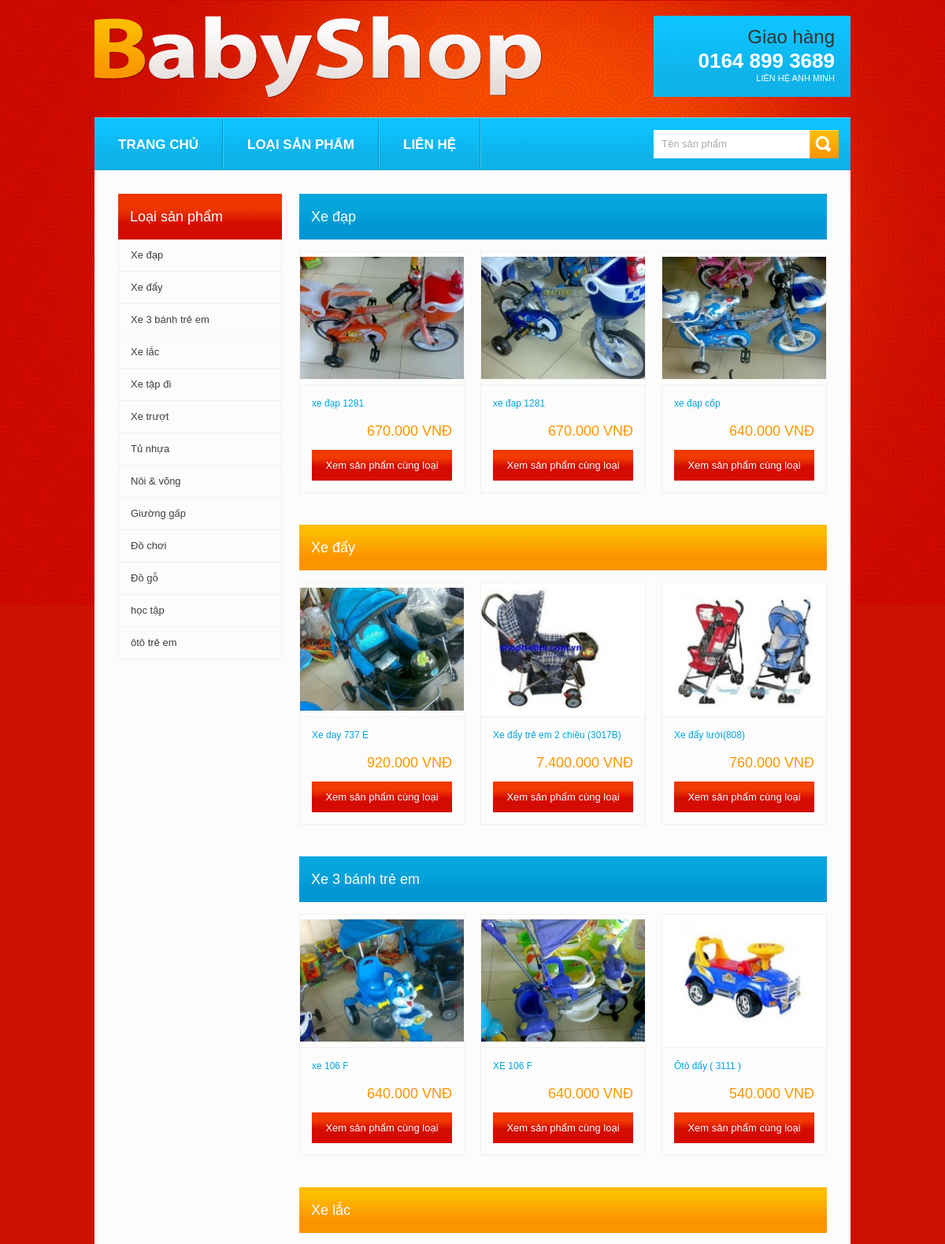
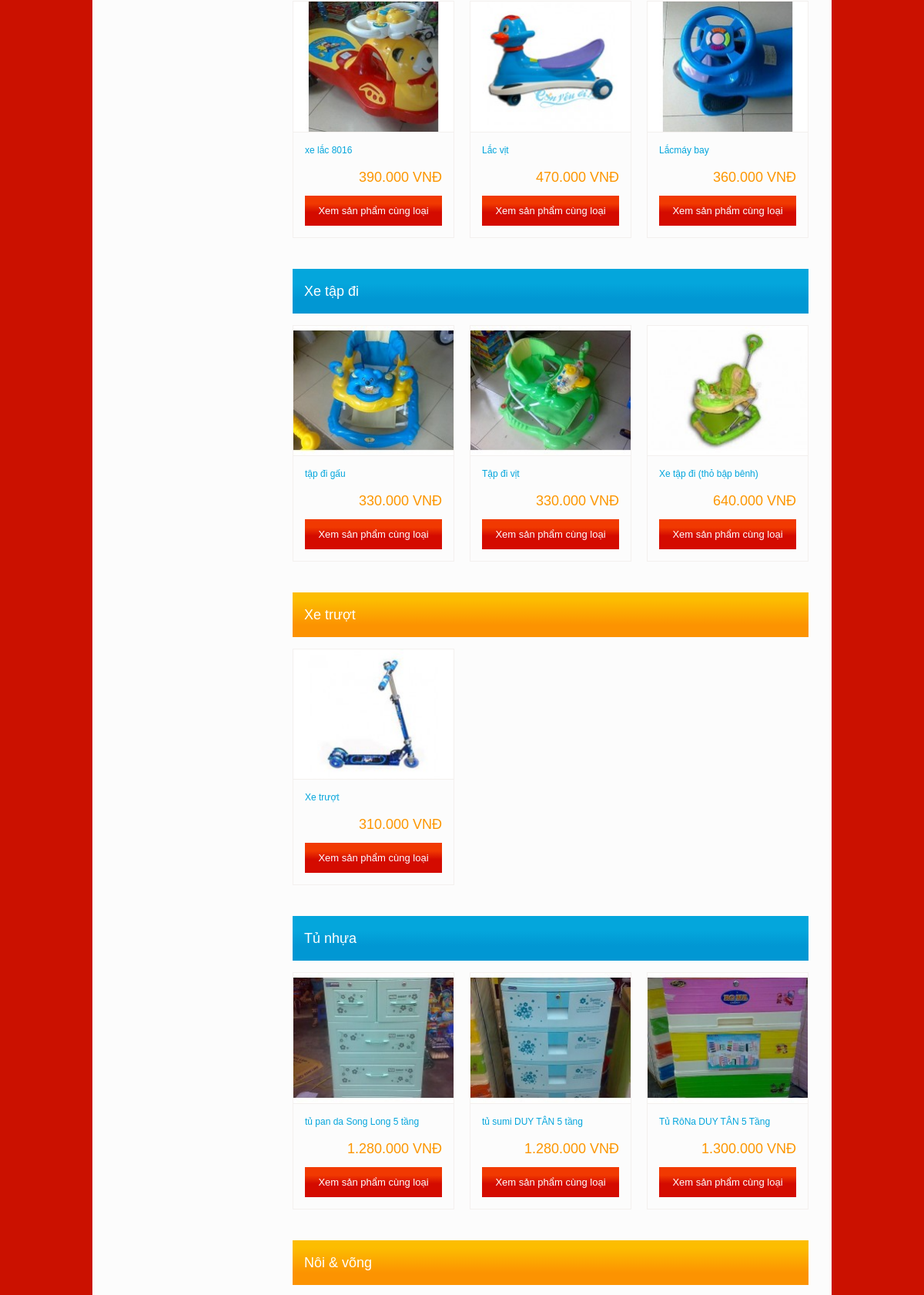
The app's page /category.php (upper part) with its own data (2 pictures, top to bottom).
### tables this page shows
CREATE TABLE IF NOT EXISTS `info` (
  `id` int(11) NOT NULL AUTO_INCREMENT,
  `name` varchar(50) NOT NULL,
  `address` varchar(250) NOT NULL,
  `phone` varchar(20) NOT NULL,
  `email` varchar(250) NOT NULL,
  `website` varchar(250) NOT NULL,
  PRIMARY KEY (`id`)
);

CREATE TABLE IF NOT EXISTS `categories` (
  `id` int(11) NOT NULL AUTO_INCREMENT,
  `name` varchar(250) NOT NULL,
  PRIMARY KEY (`id`)
);

CREATE TABLE IF NOT EXISTS `products` (
  `id` int(11) NOT NULL AUTO_INCREMENT,
  `name` varchar(250) NOT NULL,
  `cate_id` int(11) NOT NULL,
  `price` int(11) NOT NULL,
  `photo` varchar(250) NOT NULL,
  PRIMARY KEY (`id`)
);

### includes/my_db.php (called while the page is built, shortened)
<?php
class My_Db {
	private $_mysqli_con;
	private static $_current = NULL;
	public function __construct($host, $username, $password, $db_name, $charset = 'utf8') {
		$this->_host = $host;
		$this->_username = $username;
		$this->_password = $password;
		$this->_mysqli_con = @mysqli_connect($this->_host, $this->_username, $this->_password);
		$this->_mysqli_con->set_charset($charset);
		self::$_current = $this;
	}
	public static function current() {
		return self::$_current;
	}
	public function select($sql, $bind_param = null, $select_mode = My_Db::SELECT_ALL) {
		$stmt = $this->_mysqli_con->prepare($sql);
		$stmt->execute();
		$result = $stmt->result_metadata();
		$fields = array();
		while ($field = $result->fetch_field()) {
			$fields[] = $field->name;
		}
		$bind_result = array();
		foreach ($fields as $field) {
			$bind_result[] = & $return_row[$field];
		}
		call_user_func_array(array($stmt, 'bind_result'), $bind_result);
		$stmt->store_result();
		$return_rows = array();
		switch (intval($stmt->num_rows)) {
			default:
				while ($stmt->fetch()) {
					$row_tmp = array();
					foreach ($return_row as $key => $item) {
						$row_tmp[$key] = $item;
					}
					switch ($select_mode) {
						default:
							$return_rows[] = $row_tmp;
							break;
					}
				}
				break;
		}
		return $return_rows;
	}
}

### includes/info.php (called while the page is built, shortened)
<?php
class Info {
	public static function getInfo() {
		$result = My_Db::current()->select('select * from info');
		return $result[0];
	}
}

### includes/category.php (called while the page is built, shortened)
<?php
class Category {
	public static function getCategories() {
		$result = My_Db::current()->select('select * from categories');
		return $result;
	}
}

### includes/product.php (called while the page is built, shortened)
<?php
class Product {
	public static function getNewestProductsByCate($cate_id) {
		$result = My_Db::current()->select("select * from products where cate_id = '$cate_id' order by id desc limit 3");
		return $result;
	}
}

### category.php (the view, shortened to what this page needs)
<?php
include_once('header.php');
?>
<div id="content" class="clearfix">
	<?php include_once('left_menu.php'); ?>
	<div class="right-content">
	<? if (isset($_GET['id'])) {
		$id = $_GET['id'];
		$category = Category::getCategory($id);
		$page = isset($_GET['page']) ? $_GET['page'] : 1;
		$products = Product::getProductsByCate($id, $page, $items_per_page);
		$pages = ceil(Product::getTotalProductsByCate($id) / $items_per_page);
	?>
		<div class="products-wrapper">
			<h3><?= $category['name'] ?></h3>
			<ul class="products clearfix">
			<? foreach ($products as $product) { ?>
				<li class="product">
					<img width="100%" src="/uploads/<?= $product['photo'] ?>.jpg" alt="<?= $product['name'] ?>" />
					<div class="product-info clearfix">
						<h3 class="product-name"><?= $product['name'] ?></h3>
						<span class="product-price"><?= number_format($product['price'], 0, '.', '.') ?> VNĐ</span>
					</div>
				</li>
			<? } ?>
			</ul>
		</div>
		<div class="pagination"> Trang
			<? for ($i = 1; $i <= $pages; $i++) { ?>
				<a <?= $i == $page ? 'class="active"' : '' ?> href="/category.php?id=<?= $id ?>&page=<?= $i ?>"><?= $i ?></a>
			<? } ?>
		</div>
	<? } else {
		foreach ($categories as $category) { ?>
		<div class="products-wrapper">
			<h3><?= $category['name'] ?></h3>
			<ul class="products clearfix">
			<? $products = Product::getNewestProductsByCate($category['id']);
			foreach ($products as $product) { ?>
				<li class="product">
					<img width="100%" src="/uploads/<?= $product['photo'] ?>.jpg" alt="<?= $product['name'] ?>" />
					<div class="product-info clearfix">
						<h3 class="product-name"><?= $product['name'] ?></h3>
						<span class="product-price"><?= number_format($product['price'], 0, '.', '.') ?> VNĐ</span>
						<a href="/category.php?id=<?= $product['cate_id'] ?>" class="product-view-more">Xem sản phẩm cùng loại</a>
					</div>
				</li>
			<? } ?>
			</ul>
		</div>
		<? } ?>
	<? } ?>
	</div>
</div>
<?php
include_once('footer.php');

### header.php (shortened to what this page needs)
<?php
$info = Info::getInfo();
?>
<!DOCTYPE html PUBLIC "-//W3C//DTD XHTML 1.0 Transitional//EN" "http://www.w3.org/TR/xhtml1/DTD/xhtml1-transitional.dtd">
<html xmlns="http://www.w3.org/1999/xhtml">
<head>
<link rel="stylesheet" type="text/css" href="/css/main.css" />
<link rel="stylesheet" type="text/css" href="/css/tango.css" />
</head>
<body>
<div id="container">
	<div id="header" class="clearfix">
		<h1 class="logo pull-left"><img src="/img/logo.png" width="568" height="104" alt="logo" /></h1>
		<div class="pull-right">
			<div class="shipping-info">
				<h3>Giao hàng</h3>
				<p><?= $info['phone'] ?><small>Liên hệ <?= $info['name'] ?></small></p>
			</div>
		</div>
	</div>
	<div id="nav" class="clearfix">
		<ul class="menu-top pull-left">
			<li><a href="/">Trang chủ</a></li>
			<li><a href="/category.php">Loại sản phẩm</a></li>
			<li><a href="/contact.php">Liên hệ</a></li>
		</ul>
		<form action="" method="get" class="search-panel pull-right">
			<input type="tex" name="query" value="" placeholder="Tên sản phẩm" />
			<button type="submit" class="btn-search hide-text">Search</button>
		</form>
	</div>

### left_menu.php
<?php
$categories = Category::getCategories();
?>
<div class="pull-left menu-left">
	<h3>Loại sản phẩm</h3>
	<ul class="clearfix">
	<? foreach ($categories as $category) { ?>
		<li><a href="/category.php?id=<?= $category['id'] ?>"><?= $category['name'] ?></a></li>
	<? } ?>
	</ul>
</div>

### records on screen
info: phone "0164 899 3689", name "ANH MINH"
categories: name "Xe đạp"
categories: name "Xe đẩy"
categories: name "Xe 3 bánh trẻ em"
categories: name "Xe lắc"
categories: name "Xe tập đi"
categories: name "Xe trượt"
categories: name "Tủ nhựa"
categories: name "Nôi & võng"
categories: name "Giường gấp"
categories: name "Đồ chơi"
categories: name "Đồ gỗ"
categories: name "học tập"
categories: name "ôtô trẻ em"
products: photo (picture), name "xe đạp 1281", price "670.000"
products: photo (picture), name "xe đạp 1281", price "670.000"
products: photo (picture), name "xe đạp cốp", price "640.000"
products: photo (picture), name "Xe day 737 E", price "920.000"
products: photo (picture), name "Xe đẩy trẻ em 2 chiều (3017B)", price "7.400.000"
products: photo (picture), name "Xe đẩy lưới(808)", price "760.000"
products: photo (picture), name "xe 106 F", price "640.000"
products: photo (picture), name "XE 106 F", price "640.000"
products: photo (picture), name "Ôtô đẩy ( 3111 )", price "540.000"
products: photo (picture), name "xe lắc 8016", price "390.000"
products: photo (picture), name "Lắc vịt", price "470.000"
products: photo (picture), name "Lắcmáy bay", price "360.000"
products: photo (picture), name "tập đi gấu", price "330.000"
products: photo (picture), name "Tập đi vịt", price "330.000"
products: photo (picture), name "Xe tập đi (thỏ bập bênh)", price "640.000"
products: photo (picture), name "Xe trượt", price "310.000"
products: photo (picture), name "tủ pan da Song Long 5 tầng", price "1.280.000"
products: photo (picture), name "tủ sumi DUY TÂN 5 tầng", price "1.280.000"
products: photo (picture), name "Tủ RôNa DUY TÂN 5 Tầng", price "1.300.000"
